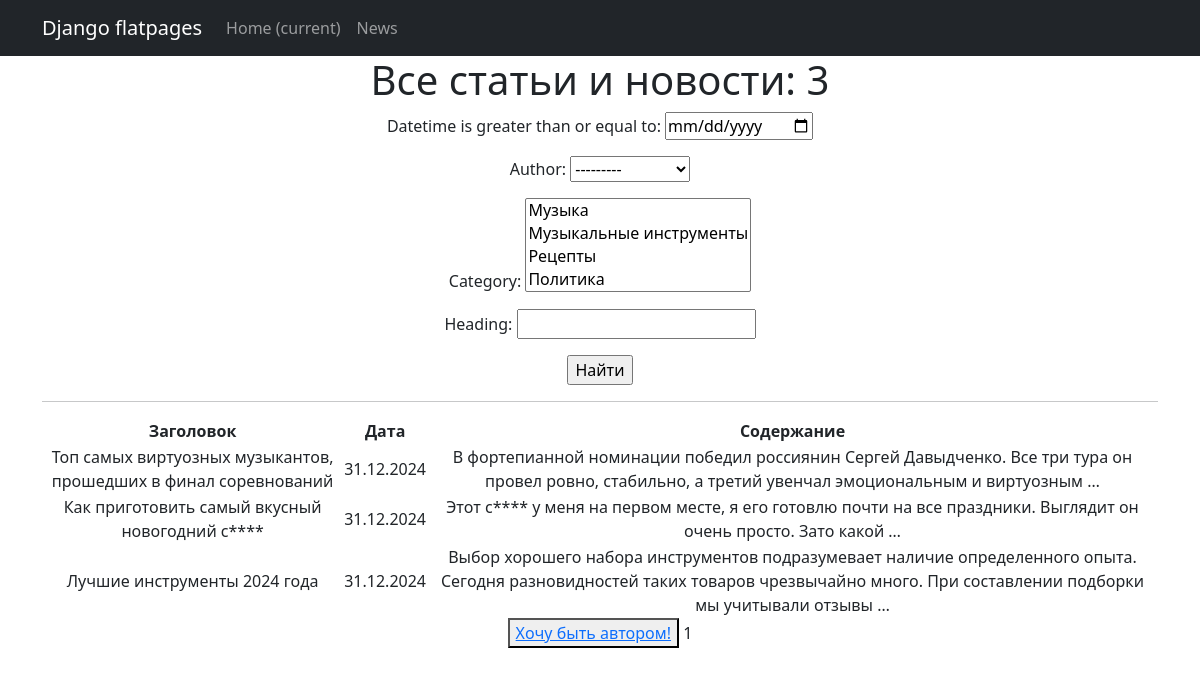
/news/ (signed in), run on an earlier commit of the app's database.
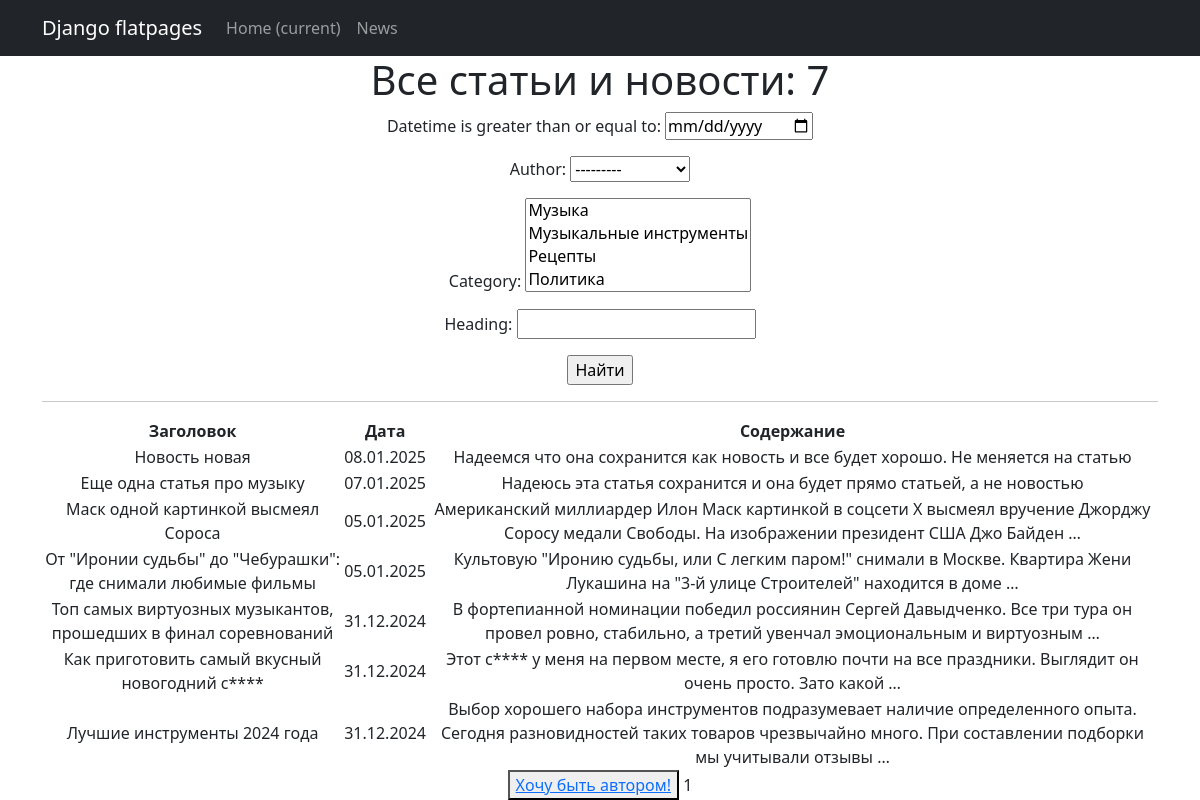
And on a later commit of the database.
### news/models.py (models this page shows, shortened)
class Author(models.Model):
    author = models.OneToOneField(User, on_delete=models.CASCADE)
    rating = models.IntegerField(default=0)
    def __str__(self):
        return self.author.username

class Post(models.Model):
    article = 'AR'
    news = 'NE'
    POSTS = [
        (article, 'статья'),
        (news, 'новость')]
    author = models.ForeignKey(Author, on_delete=models.CASCADE)
    category = models.ManyToManyField(Category, through='PostCategory')
    content_type = models.CharField(max_length=2,
                                    choices=POSTS,
                                    default=article)
    datetime = models.DateTimeField(auto_now_add=True)
    heading = models.CharField(max_length=255)
    content = models.TextField()
    rating = models.IntegerField(default=0)

### news/views.py (the view)
# urls.py: path('', NewsList.as_view(), name='news_articles'),
class NewsList(LoginRequiredMixin, ListView):
    model = Post
    ordering = '-datetime'
    template_name = 'news.html'
    context_object_name = 'news'
    paginate_by = 10
    def get_queryset(self):
        queryset = super().get_queryset()
        self.filterset = NewsFilter(self.request.GET, queryset)
        return self.filterset.qs
    def get_context_data(self, **kwargs):
        context = super().get_context_data(**kwargs)
        context['filterset'] = self.filterset
        context['is_not_author'] = not self.request.user.groups.filter(name='author').exists()
        return context

### news/models.py (called while the page is built)
    def __str__(self):
        return self.name

### news/templatetags/custom_filtres.py (called while the page is built)
@register.filter()
def censor(value):
    if not isinstance(value, str):
        return value
    bad_words = ['салат', 'картофель', 'слово']
    for word in bad_words:
        censored_word = word[0] + '*' * (len(word) - 1)
        value = value.replace(word, censored_word)
    return value

### templates/news.html (shortened to what this page needs)
{% extends 'flatpages/default.html' %}
{% load custom_filtres %}
{% block content %}
<h1>Все статьи и новости: {{news|length}}</h1>
<form action="" method="get">
    {{ filterset.form.as_p }}
    <input type="submit" value="Найти" />
</form>
<hr>
{% if news %}
<table>
   <thead>
        <tr>
            <th>Заголовок</th>
            <th>Дата</th>
            <th>Содержание</th>
        </tr>
    </thead>
    <tbody>
        {% for n in news %}
        <tr>
            <td>{{ n.heading|censor }}</td>
            <td>{{ n.datetime|date:"d.m.Y" }}</td>
            <td>{{ n.content|truncatewords:20|censor }}</td>
        </tr>
        {% endfor %}
    </tbody>
</table>
{% else %}
<h2>Новостей и статей нет!</h2>
{% endif %}
{% if is_not_author %}
<button> <a href="/news/upgrade/"> Хочу быть автором!</a> </button>
{% endif %}
{{ page_obj.number }}
{% endblock content %}

### templates/flatpages/default.html (shortened to what this page needs)
<!DOCTYPE html>
<html lang="en">
    <head>
        {% load static %}
        <link href="{% static 'css/styles.css' %}" rel="stylesheet" />
    </head>
    <body>
        <nav class="navbar navbar-expand-lg navbar-dark bg-dark static-top">
            <div class="container">
                <a class="navbar-brand" href="#">Django flatpages</a>
                <div class="collapse navbar-collapse" id="navbarResponsive">
                    <ul class="navbar-nav ml-auto">
                        <li class="nav-item active">
                            <a class="nav-link" href="#">Home
                                <span class="sr-only">(current)</span>
                            </a>
                        </li>
                        <li class="nav-item">
                            <a class="nav-link" href="/news/">News</a>
                        </li>
                    </ul>
                </div>
            </div>
        </nav>
        <div class="container">
            <div class="row">
                <div class="col-lg-12 text-center">
                    {% block content %}{% endblock content %}
                </div>
            </div>
        </div>
    </body>
</html>

What changed in the data, as far as the page shows it:
added Post: heading|censor "Новость новая", datetime "08.01.2025", content|censor "Надеемся что она сохранится как новость и все будет хорошо. Не меняется на статью"
added Post: heading|censor "Еще одна статья про музыку", datetime "07.01.2025", content|censor "Надеюсь эта статья сохранится и она будет прямо статьей, а не новостью"
added Post: heading|censor "Маск одной картинкой высмеял Сороса", datetime "05.01.2025", content|censor "Американский миллиардер Илон Маск картинкой в соцсети X высмеял вручение Джорджу Соросу медали Свободы. На изображении президент США Джо Байден …"
added Post: heading|censor "От \"Иронии судьбы\" до \"Чебурашки\": где снимали любимые фильмы", datetime "05.01.2025", content|censor "Культовую \"Иронию судьбы, или С легким паром!\" снимали в Москве. Квартира Жени Лукашина на \"3-й улице Строителей\" находится в доме …"
Also different on the page:
{{ news|length }}: "3" → "7"
